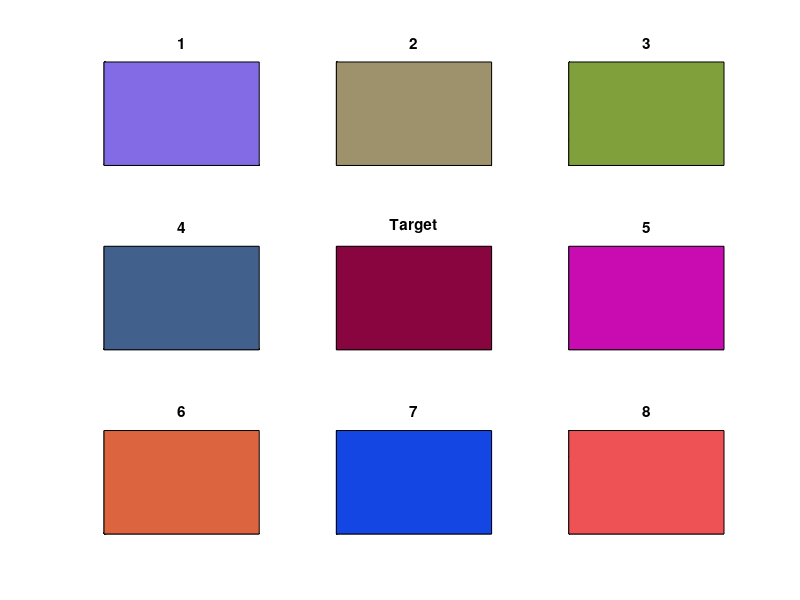

Reproduce this figure in MATLAB. (Note: this script raises an error after producing the figure.)
%% Rectangle ES Live example
function brandyWine
%% Set up Target Colors
figure(1); clf;hold off;
target = [0.5392    0.0209    0.2491];
subplot(3,3,5);
express(target);
title('Target')
childIds = [1:4 6:9];
nChild = numel(childIds);
nGenes = length(target);

%% Initialize Population
children = rand(nChild,nGenes);

%% Begin Evolution
mutRate = 0.5;
prompt = 'Which is closest? ';
bestHist = [];
while(true)
    for iChild=1:nChild
        subplot(3,3,childIds(iChild));
        express(children(iChild,:))
        title(int2str(iChild));
    end
       
    % best = input(prompt);
    % reference = children(floor((nChild-1)/2)+1,:);
    for iChild=1:nChild
        difference(iChild) = children(iChild,:) - target(1,:);
    end
    [closest,best] = min(difference);
    
    if best == 0;break;end
    
    mutation = mutRate*(randn(nChild,nGenes)-0.5);
    children = repmat(children(best,:),[nChild,1])+mutation;
    bestHist = [bestHist; children(best,:)];    
end

%% Plot Progress
figure(2); clf;
plot(target(1)*ones(size(bestHist,1)),'r--');hold on;
plot(target(2)*ones(size(bestHist,1)),'g--')
plot(target(3)*ones(size(bestHist,1)),'b--')
plot(bestHist(:,1),'r-')
plot(bestHist(:,2),'g-')
plot(bestHist(:,3),'b-');
xlabel('Generations');ylabel('RBG Values');title('Color Error');


end

%%
function express(genes)
cla
col = genes(1:3);
col(col>1) = 1; col(col<0) = 0;
pos = [0 0 2 2];    
hold off;
rectangle('Position',pos,'Curvature',[0 0],'FaceColor',col);
set(gca,'XTickLabel','','YTickLabel','');
axis([0 2 0 2]);
end

